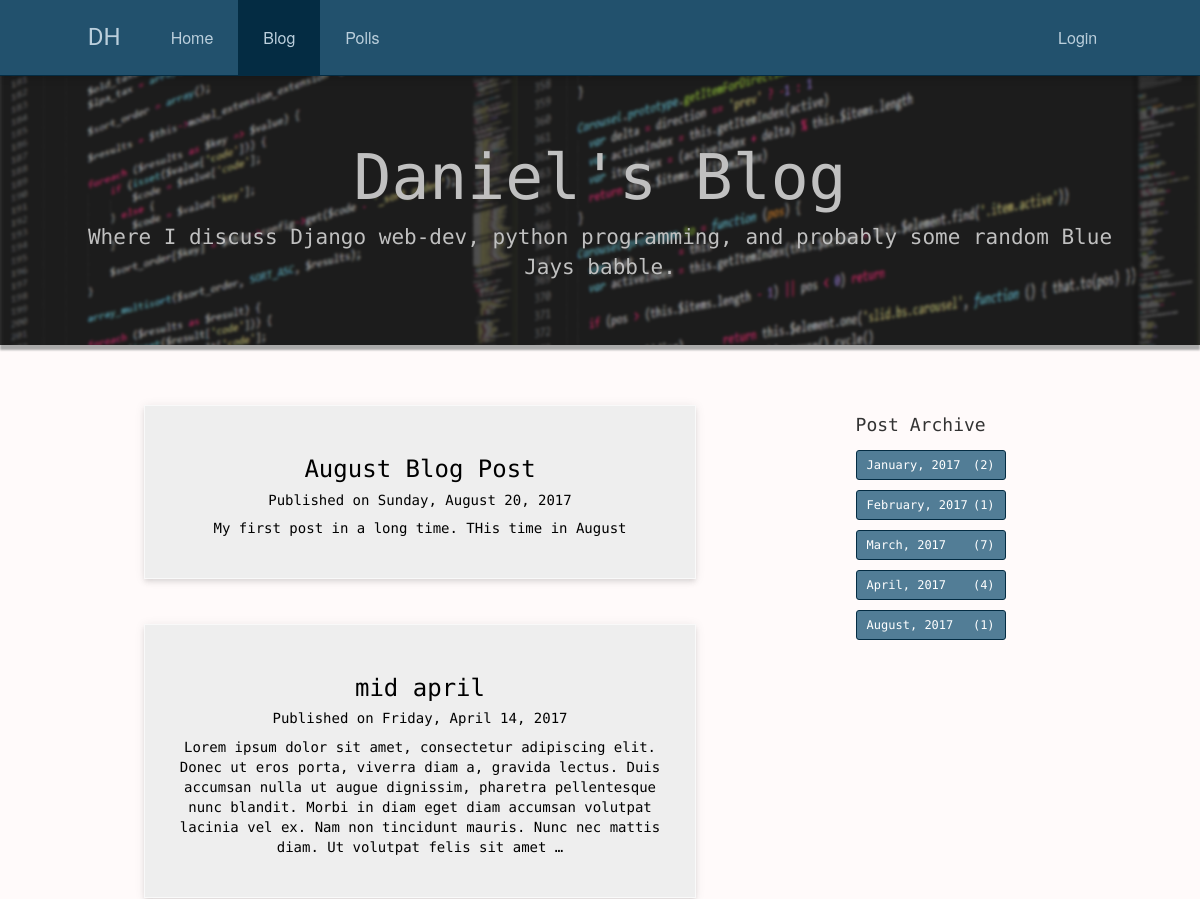
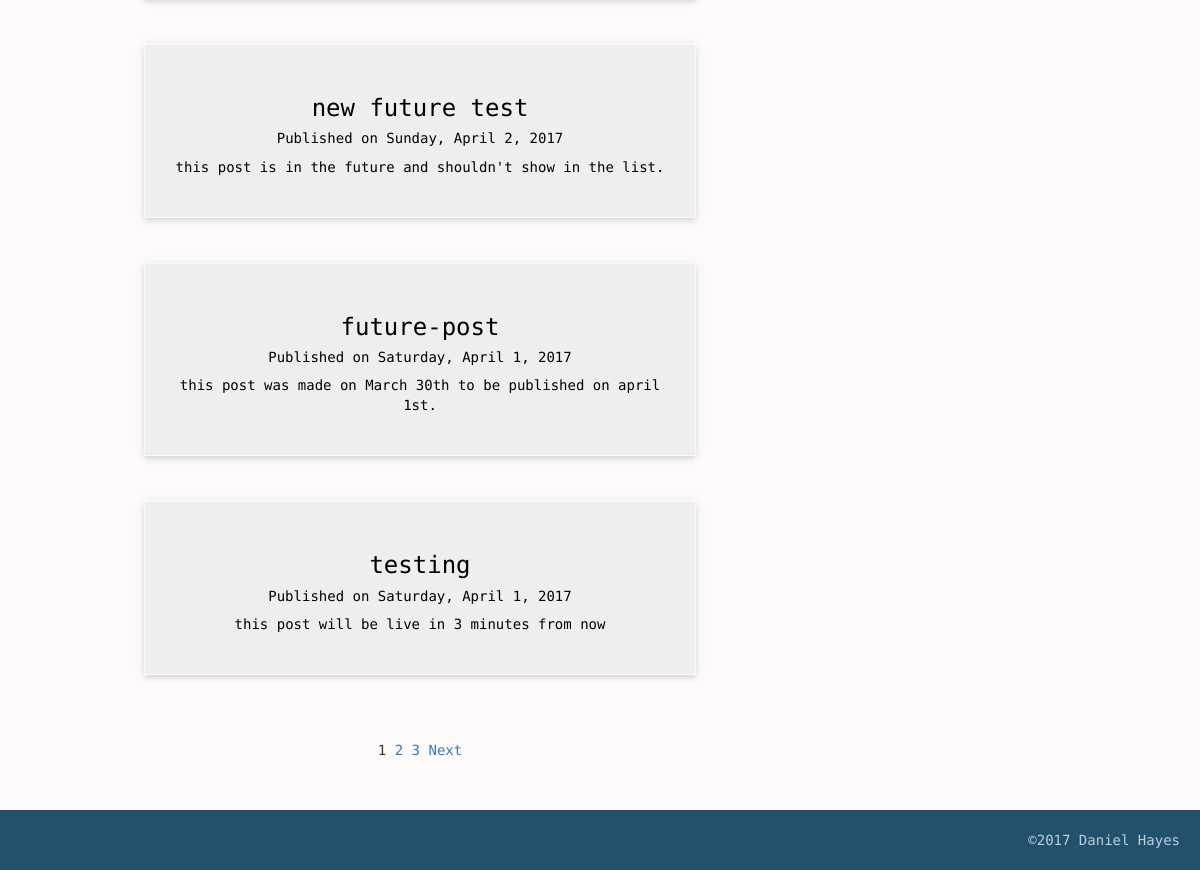
The page /blog/ on the database as committed earlier (2 pictures, top to bottom).
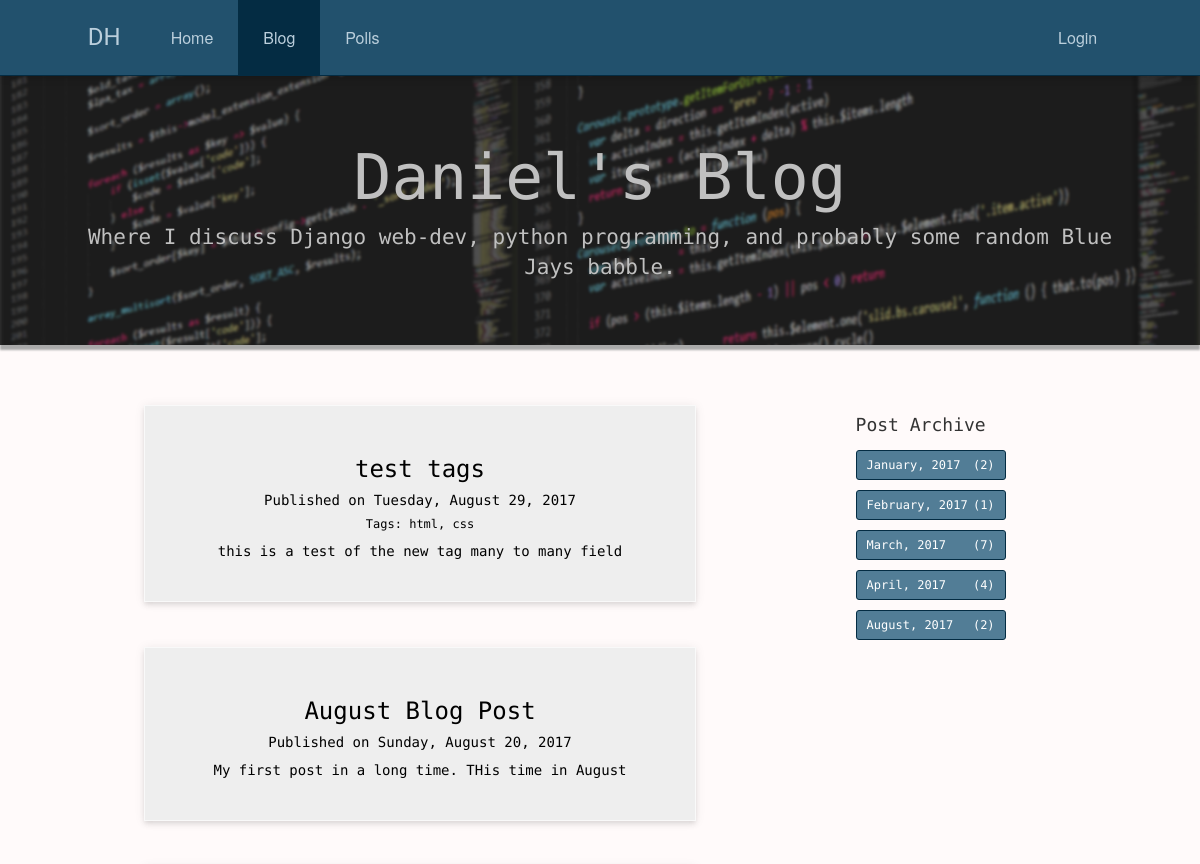
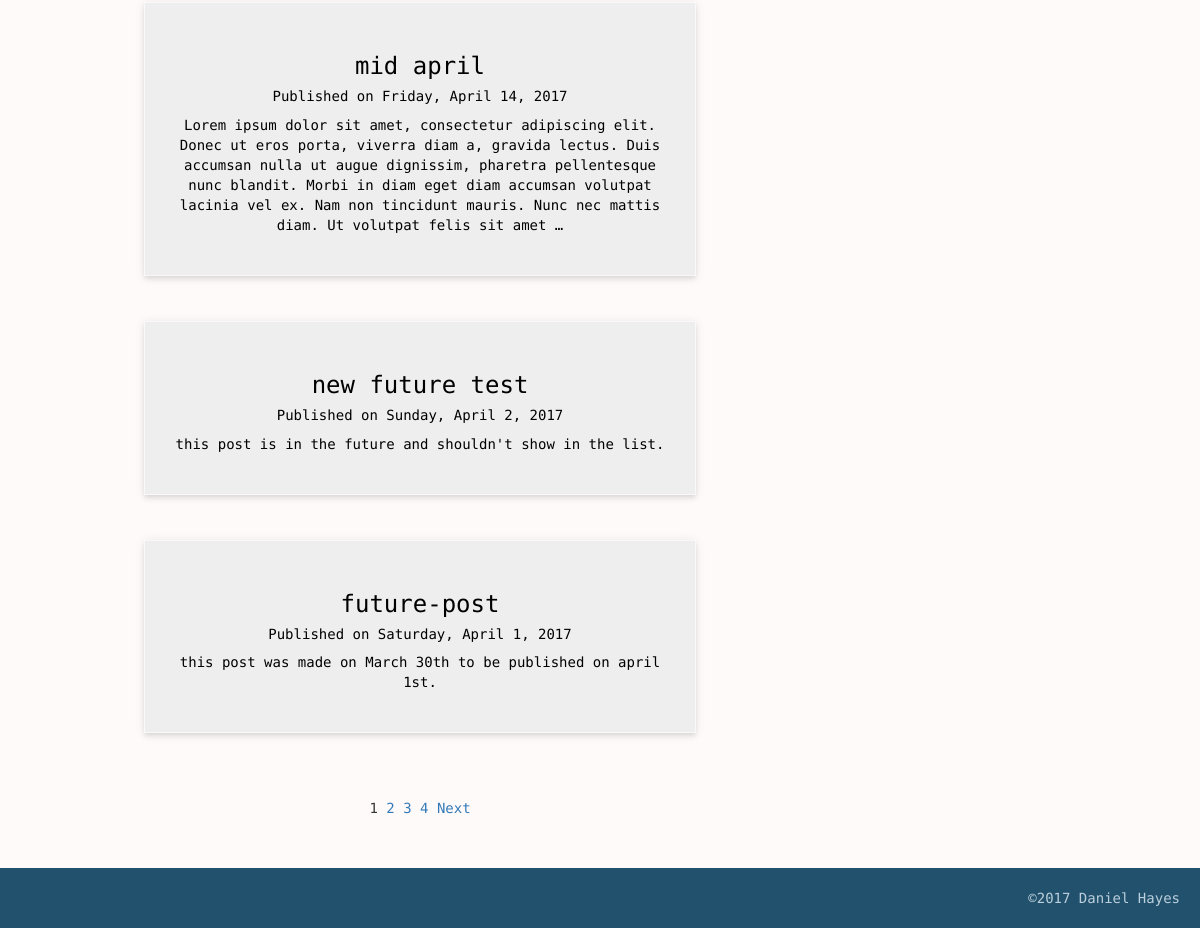
The same page on the database as committed later (2 pictures, top to bottom).
### blog/models.py (models this page shows, shortened)
class Post(models.Model):
    author = models.ForeignKey(
        User,
        on_delete=models.CASCADE,
        )
    title = models.CharField(max_length=50)
    slug = models.SlugField(unique=True)
    post = models.TextField()
    pub_date = models.DateTimeField('date published', default=timezone.now)
    tags = models.ManyToManyField(Tag)

class Tag(models.Model):
    tag = models.CharField(max_length=25)
    def __str__(self):
        return self.tag

### blog/views.py (the view)
class IndexView(ListView):
    template_name = "blog/blog_index.html"
    queryset = Post.objects.filter(pub_date__lte=timezone.now())
    queryset = queryset.order_by('-pub_date')
    context_object_name = 'posts'
    paginate_by = 5
    def archive(self):
        a = Post.objects.filter(pub_date__lte=timezone.now())  # only retrieve posts that have been published
        a = a.annotate(month=TruncMonth('pub_date'))
        a = a.values('month').annotate(c=Count('id'))
        a = a.order_by('month')
        return a
    def get_context_data(self, **kwargs):
        context = super(IndexView, self).get_context_data(**kwargs)
        context['archive'] = self.archive()
        return context

### blog/templates/blog/blog_index.html
{% extends 'blog/base_blog.html' %}
{% block page_header %}
<div class="jumbotron">
    <h1>Daniel's Blog</h1>
    <p>
        Where I discuss Django web-dev, python programming, and probably some random Blue Jays babble.
    </p>
</div>
{% endblock page_header %}

### blog/templates/blog/base_blog.html (shortened to what this page needs)
{% extends 'home/base.html' %}
{% block blog_active %}
active
{% endblock %}
{% block content %}
{% block page_header %}
{% endblock page_header %}
<div class="row">
    <div class="col-sm-8 text-center">
        {% block post_list %}
        {% for post in posts %}
        <a class="post" href="{% url 'blog:detail' post.slug %}">
            <div class="post-card">
                <h3 class="post-title">
                    {{ post.title }}
                </h3>
                <h5 class="post-author">
                    Published on {{ post.pub_date|date:"l, F j, Y" }}
                </h5>
                {% if post.tags.all %}
                    <h6>
                        Tags:
                        {% for tag in post.tags.all %}
                            {% if forloop.last %}
                                <span>
                                    {{ tag }}
                                </span>
                            {% else %}
                                <span>
                                    {{ tag }},
                                </span>
                            {% endif %}
                        {% endfor %}
                    </h6>
                {% endif %}
                <p class="text-align post-index-content">
                    {{ post.post|linebreaksbr|truncatewords:50 }}
                </p>
            </div>
        </a>
        {% endfor %}
        {% endblock %}
        {% block pagination %}
        <div class="pagination">
            {% for page in paginator.page_range %}
            {% if page == page_obj.number %}
            <span class="pagination-cur-page">{{ page_obj.number }}</span>
            {% else %}
            <span class="step-links"><a
                    href="{% block pag_step_url %}{% url 'blog:index' %}?page={{ page }}{% endblock %}">{{ page }}</a></span>
            {% endif %}
            {% endfor %}
            {% if page_obj.has_next %}
            <span class="paginator-next"><a href="{% block pag_next_url %}{% url 'blog:index' %}?page={{ page_obj.next_page_number }}{% endblock %}">Next</a></span>
            {% endif %}
        </div>
        {% endblock pagination %}
    </div>
    <div class="col-sm-4 text-left post-archive">
        {% block archive %}
        <h4>Post Archive</h4>
        <div class=".btn-group-vertical btn-group-sm">
            {% for month in archive %}
            <a href="{% url 'blog:archive' month.month|date:'Y' month.month|date:'m' %}" class="btn btn-primary">
                <div class="text-left">
                    {{ month.month|date:"F, Y" }}
                    <div class="archive-count">
                        <span>({{ month.c }})</span>
                    </div>
                </div>
            </a>
            {% endfor %}
        </div>
        {% endblock %}
    </div>
</div>
{% endblock %}

Rows that differ between the two databases and show on the page:
no longer on this page (row unchanged): Post: title "testing", pub_date "Saturday, April 1, 2017", post "this post will be live in 3 minutes from now"
added Post: title "test tags", pub_date "Tuesday, August 29, 2017", post "this is a test of the new tag many to many field"
added Tag: tag "html"
added Tag: tag "css"
Other text that changed with them:
new list line: "4"
new list line: "August, 2017 ( 2 )"
list line gone: "August, 2017 ( 1 )"
